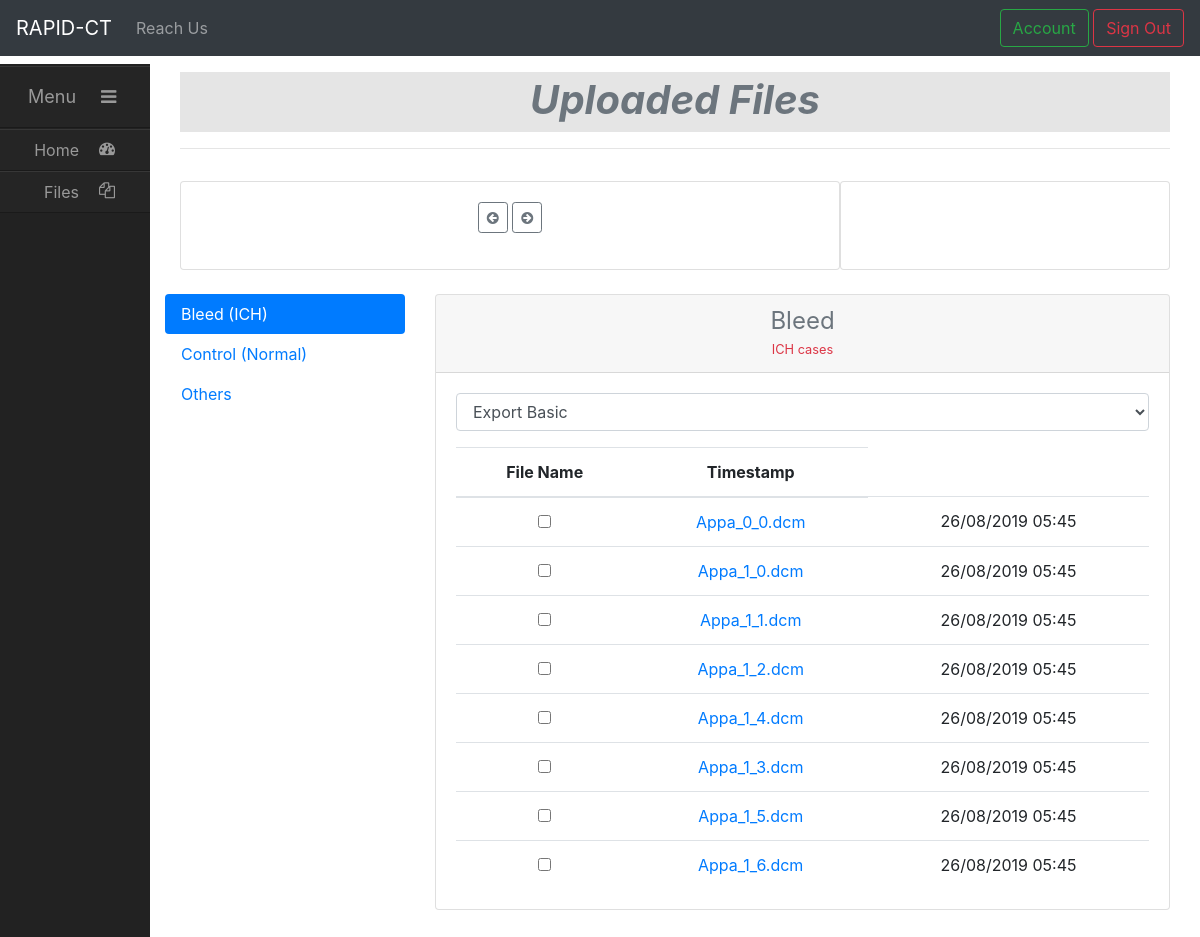
The page /files (signed in) on the database its author committed.
### rapid_ct_app/files/models.py (models this page shows, shortened)
class File(db.Model):
    id = db.Column(db.Integer, primary_key=True)
    added_on = db.Column(db.DateTime, nullable=False, default=datetime.utcnow)
    date = db.Column(db.String(55), nullable=False, default=datetime.utcnow().strftime("%d-%m-%Y"))
    filename = db.Column(db.String(55), nullable=False)
    path = db.Column(db.String(120), nullable=False)
    sample_type = db.Column(db.String(120), nullable=False)
    user_id = db.Column(db.Integer, db.ForeignKey('user.id'), nullable=False)

### rapid_ct_app/users/routes.py (the view)
@users.route("/files", methods=['GET', 'POST'])
@login_required
def user_uploaded():
    all_files = []
    upload_dates = []
    heatmapdata = {}
    file_query = File.query.order_by(File.added_on.desc()).filter_by(user_id = current_user.id)
    for item in file_query:
        all_files.append(item)
    if len(all_files) == 0:
        flash('No files have been uploaded!', 'danger')
        return redirect(url_for('main.index'))
    else:
        for file in all_files:
            timestamp = file.added_on
            date_added = file.added_on.strftime("%d-%m-%Y")
            upload_dates.append(date_added)
        pass
        unique_dates = np.unique(upload_dates)
        for date in unique_dates:
            date_time = datetime.strptime(date,"%d-%m-%Y")
            timestamp = date_time.timestamp()
            upload_count = File.query.filter_by(date=date, user_id=current_user.id).count()
            heatmapdata[timestamp] = upload_count
        user_bleed_files = File.query.filter_by(sample_type="Bleed(ICH)", user_id=current_user.id)
        user_control_files = File.query.filter_by(sample_type="Control(Normal)", user_id=current_user.id)
        user_other_files = File.query.filter(
            and_(or_(File.sample_type == 'Lesion', File.sample_type == 'Calcification')),File.user_id == current_user.id
        )
        bleed_num = user_bleed_files.count()
        control_num = user_control_files.count()
        others_num = user_other_files.count()
        counts = [
            {'name':"Bleed", 'value':f'{bleed_num}'},
            {'name':"Control", 'value':f'{control_num}'},
            {'name':"Others", 'value':f'{others_num}'},
        ]
        return render_template(
            'user_files.html',
            bleed=user_bleed_files,
            control=user_control_files,
            others=user_other_files,
            counts=counts,
            heatmapdata=heatmapdata
        )

### rapid_ct_app/template_filters.py (called while the page is built)
@app.template_filter('convertdatetime')
def datetime_from_utc_to_local(utc_datetime):
    now_timestamp = time.time()
    offset = datetime.fromtimestamp(now_timestamp) - datetime.utcfromtimestamp(now_timestamp)
    return utc_datetime + offset

@app.template_filter('formatdatetime')
def format_datetime(value, format="%d/%m/%Y %H:%M"):
    if value is None:
        return ""
    return value.strftime(format)

### rapid_ct_app/users/models.py (called while the page is built)
@login_manager.user_loader
def load_user(user_id):
    return User.query.get(int(user_id))

### rapid_ct_app/templates/user_files.html (shortened to what this page needs)
{% extends "layout.html" %}
{% block css %}
<link rel="stylesheet" href="{{ url_for('static', filename='style/user_files/user_files.css') }}">
{% endblock css %}
{% block content %}
    <div class="row">
        <div class="col-md-12">
            <h1 class="page-title text-secondary text-center mt-2">Uploaded Files</h1>
            <hr>
        </div>
    </div>
    <div class="row mt-3">
        <div class="col-md-12">
            <div class="row">
                <div class="card flex-md-row mb-4 box-shadow h-md-250 col-md-8 ml-auto mr-auto">
                    <div class="card-body d-flex flex-column align-items-center">
                        <div class="d-inline mb-3">
                            <span class="btn btn-outline-secondary btn-sm" id="domainDynamicDimension-previous">
                                <i class="fa fa-arrow-circle-left" aria-hidden="true"></i>
                            </span>
                            <span class="btn btn-outline-secondary btn-sm" id="domainDynamicDimension-next">
                                <i class="fa fa-arrow-circle-right" aria-hidden="true"></i>
                            </span>
                        </div>
                    </div>
                </div>
                <div class="card flex-md-row mb-4 mr-2 box-shadow h-md-250 col-md-4  ml-auto mr-auto">
                    <div class="card-body d-flex flex-column align-items-center">
                    </div>
                </div>
            </div>
        </div>
        <div class="nav flex-column nav-pills col-md-3" id="v-pills-tab" role="tablist" aria-orientation="vertical">
        <a class="nav-link active" id="v-pills-home-tab" data-toggle="pill" href="#v-pills-home" role="tab" aria-controls="v-pills-home" aria-selected="true">Bleed (ICH)</a>
        <a class="nav-link" id="v-pills-profile-tab" data-toggle="pill" href="#v-pills-profile" role="tab" aria-controls="v-pills-profile" aria-selected="false">Control (Normal)</a>
        <a class="nav-link" id="v-pills-messages-tab" data-toggle="pill" href="#v-pills-messages" role="tab" aria-controls="v-pills-messages" aria-selected="false">Others</a>
        </div>
        <div class="tab-content col-md-9" id="v-pills-tabContent">
        <div class="tab-pane fade show active" id="v-pills-home" role="tabpanel" aria-labelledby="v-pills-home-tab">
                <section class="user-files">
                    <div class="card-deck mb-3 text-center">
                        <div class="card mb-4 box-shadow">
                            <div class="card-header">
                                <h4 class="my-0 font-weight-normal text-secondary">Bleed</h4>
                                <strong><small class="text-center text-danger">ICH cases</small></strong>
                            </div>
                            <div class="card-body">
                                <div id="bleed-toolbar">
                                    <select class="form-control">
                                            <option value="">Export Basic</option>
                                    </select>
                                </div>
                                <table class="table mb-0 mt-3 cell-border"
                                id="bleed-table"
                                data-toggle="bleed-table"
                                data-search="true"
                                data-filter-control="true"
                                data-show-export="true"
                                data-click-to-select="true"
                                data-toolbar="#bleed-toolbar"
                                class="table-responsive">
                                    <thead>
                                        <tr>
                                            <th>File Name</th>
                                            <th>Timestamp</th>
                                        </tr>
                                    </thead>
                                    <tbody>
                                        {% for file in bleed %}
                                        <tr>
                                                <td class="bs-checkbox "><input data-index="0" name="btSelectItem" type="checkbox"></td>
                                            <td><span><a href="{{ url_for('files.file', file_id=file.id) }}">{{ file.filename }}</a></span></td>
                                            <td>{{ file.added_on|convertdatetime|formatdatetime}}</td>
                                        </tr>
                                        {% endfor %}
                                    </tbody>
                                </table>
                            </div>
                        </div>
                    </div>
                </section>
        </div>
        </div>
    </div>
{% endblock content %}

### rapid_ct_app/templates/layout.html (shortened to what this page needs)
<!DOCTYPE html>
<html lang="en">
<head>
    <link rel="stylesheet"
    href="https://stackpath.bootstrapcdn.com/bootstrap/4.3.1/css/bootstrap.min.css"
>
    <link href="https://stackpath.bootstrapcdn.com/font-awesome/4.7.0/css/font-awesome.min.css"
    rel="stylesheet"
>
    <link rel="stylesheet" href="https://cdnjs.cloudflare.com/ajax/libs/animate.css/3.7.2/animate.min.css">
    <link rel="stylesheet" href="https://cdn.jsdelivr.net/cal-heatmap/3.3.10/cal-heatmap.css">
    <link rel="stylesheet" href="{{ url_for('static', filename='style/main/main.css') }}">
    {% block css %} {% endblock %}
</head>
<body>
    {% include "_topnav.html" %}
    <div id="wrapper" class="active">
        {% include "_sidebar.html" %}
        <div id="page-content-wrapper">
            <div class="page-content inset">
                <Div class="container mt-2">
                    {% block content %}{% endblock %}
                </Div>
            </div>
        </div>
    </div>
</body>
</html>

### rapid_ct_app/templates/_topnav.html (shortened to what this page needs)
<header>
    <nav class="navbar navbar-expand-lg navbar-dark bg-dark">
        <a class="navbar-brand" href="{{ url_for('main.landing') }}">RAPID-CT</a>
        <div class="collapse navbar-collapse" id="navbarSupportedContent">
            <ul class="navbar-nav mr-auto">
            <li class="nav-item">
                <a class="nav-link" href="{{ url_for('main.contact') }}">Reach Us</a>
            </li>
            </ul>
            <div class="d-inline my-2 my-lg-0">
                {% if current_user.is_authenticated %}
                <a class="btn btn-outline-success my-2 my-sm-0" href="{{ url_for('users.account') }}">Account</a>
                <a class="btn btn-outline-danger my-2 my-sm-0" href="{{ url_for('users.logout') }}">Sign Out</a>
                {% else %}
                <a class="btn btn-outline-success my-2 my-sm-0" href="{{ url_for('users.register') }}">Register</a>
                <a class="btn btn-outline-primary my-2 my-sm-0" href="{{ url_for('users.login') }}">Sign In</a>
                {% endif %}
            </div>
        </div>
    </nav>

### rapid_ct_app/templates/_sidebar.html
    <div id="sidebar-wrapper">
        <ul id="sidebar_menu" class="sidebar-nav btn-group btn-group-vertical d-block">
            <li class="sidebar-brand btn-group btn-group-vertical">
                <a id="menu-toggle" href="#">
                    <span class="ml-2">
                        Menu
                        <i class="fa fa-bars" id="main-icon" aria-hidden="true"></i>
                    </span>
                </a>
            </li>
        </ul>
            <ul class="sidebar-nav" id="sidebar">
            <li><a href="{{ url_for('main.index') }}">
                    <span class="float-right">
                        Home
                        <i class="fa fa-tachometer sub_icon" aria-hidden="true"></i>
                    </span>
                </a>
            </li>
            <li><a href="{{ url_for('users.user_uploaded') }}">
                    <span class="float-right">
                        Files
                        <i class="fa fa-files-o sub_icon" aria-hidden="true"></i>
                    </span>
                </a>
            </li>
        </ul>
    </div>

### rapid_ct_app/static/style/main/main.css (style rules this page uses)
.row { margin-left: 0px; margin-right: 0px; }
#wrapper { padding-left: 70px; -webkit-transition: all .4s ease 0s; transition: all .4s ease 0s; height: 100%; }
#sidebar-wrapper { margin-left: -150px; left: 70px; width: 150px; background: #222; position: fixed; height: 100%; z-index: 10000; -webkit-transition: all .4s ease 0s; transition: all .4s ease 0s; }
.sidebar-nav { display: block; float: left; width: 150px; list-style: none; margin: 0; padding: 0; }
#page-content-wrapper { padding-left: 0; margin-left: 0; width: 100%; height: auto; }
#wrapper.active { padding-left: 150px; }
#wrapper.active #sidebar-wrapper { left: 150px; }
#page-content-wrapper { width: 100%; }
#sidebar_menu li a, .sidebar-nav li a { color: #999; display: block; float: left; text-decoration: none; width: 150px; background: #252525; border-top: 1px solid #373737; border-bottom: 1px solid #1A1A1A; -webkit-transition: background .5s; transition: background .5s; }
.sidebar-nav li { line-height: 40px; text-indent: 20px; }
.sidebar-nav li a { color: #999999; display: block; text-decoration: none; }
.sidebar-nav > .sidebar-brand { height: 65px; line-height: 60px; font-size: 18px; }
.sidebar-nav > .sidebar-brand a { color: #999999; }
.sub_icon { float: right; padding-right: 35px; padding-top: 10px; }
.page-title { background-color: #83838336; font-style: italic; font-weight: bold; height: 1.5em; padding: 4px; }

### rows shown on the page
File: filename "Appa_0_0.dcm", added_on|convertdatetime "26/08/2019 05:45"
File: filename "Appa_1_0.dcm", added_on|convertdatetime "26/08/2019 05:45"
File: filename "Appa_1_1.dcm", added_on|convertdatetime "26/08/2019 05:45"
File: filename "Appa_1_2.dcm", added_on|convertdatetime "26/08/2019 05:45"
File: filename "Appa_1_4.dcm", added_on|convertdatetime "26/08/2019 05:45"
File: filename "Appa_1_3.dcm", added_on|convertdatetime "26/08/2019 05:45"
File: filename "Appa_1_5.dcm", added_on|convertdatetime "26/08/2019 05:45"
File: filename "Appa_1_6.dcm", added_on|convertdatetime "26/08/2019 05:45"
